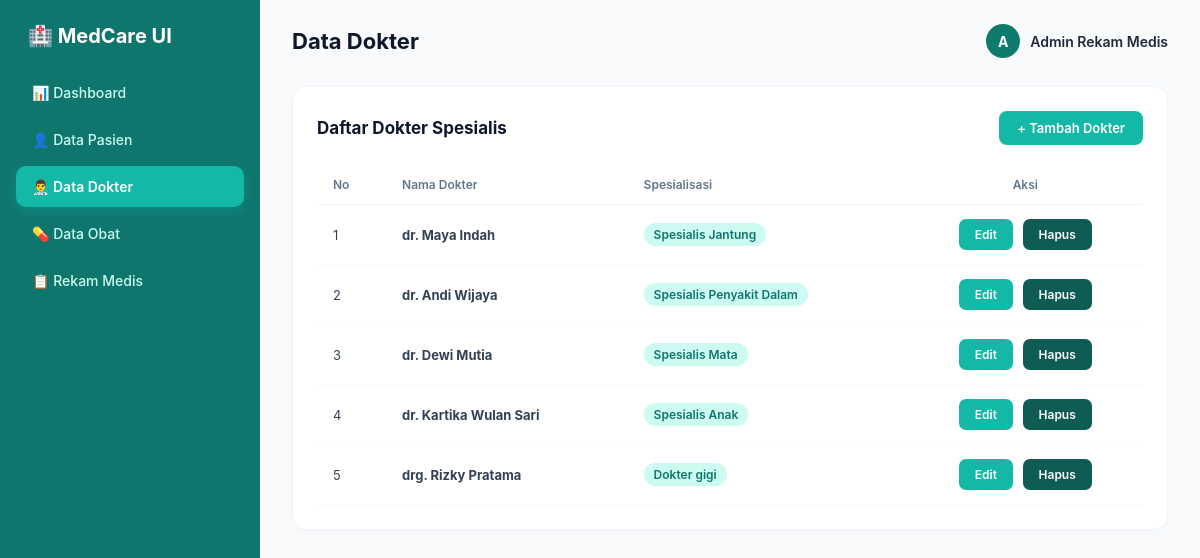
Screenshot of /dokter.php with the database file from the repository.
### tables this page shows
CREATE TABLE `dokter` (
  `id_dokter` int(11) NOT NULL,
  `nama_dokter` varchar(100) NOT NULL,
  `spesialisasi` varchar(50) NOT NULL
);

### dokter.php (the view, shortened to what this page needs)
<?php
include 'koneksi.php';
$query = mysqli_query($koneksi, "SELECT * FROM dokter");
?>
<!DOCTYPE html>
<html lang="id">
<head>
    <link rel="stylesheet" href="style.css?v=5">
</head>
<body>
    <div class="sidebar">
        <div class="brand">🏥 MedCare UI</div>
        <ul class="sidebar-menu">
            <li><a href="index.php">📊 Dashboard</a></li>
            <li><a href="pasien.php">👤 Data Pasien</a></li>
            <li><a href="dokter.php" class="active">👨‍⚕️ Data Dokter</a></li>
            <li><a href="obat.php">💊 Data Obat</a></li>
            <li><a href="rekam_medis.php">📋 Rekam Medis</a></li>
        </ul>
    </div>
    <div class="main-content">
        <div class="top-nav">
            <h1>Data Dokter</h1>
            <div class="user-profile">
                <div class="user-avatar">A</div>
                <span style="font-size: 14px; font-weight: 600;">Admin Rekam Medis</span>
            </div>
        </div>
        <div class="table-container">
            <div class="table-header">
                <h2>Daftar Dokter Spesialis</h2>
                <a href="tambah_dokter.php" class="btn-primary">+ Tambah Dokter</a>
            </div>
            <table>
                <thead>
                    <tr>
                        <th>No</th>
                        <th>Nama Dokter</th>
                        <th>Spesialisasi</th>
                        <th>Aksi</th>
                    </tr>
                </thead>
                <tbody>
                    <?php
                    $no = 1;
                    if ($query && mysqli_num_rows($query) > 0) {
                        while($d = mysqli_fetch_array($query)){
                    ?>
                    <tr>
                        <td><?php echo $no++; ?></td>
                        <td><strong><?php echo $d['nama_dokter']; ?></strong></td>
                        <td><span class="badge-tag"><?php echo $d['spesialisasi']; ?></span></td>
                        <td>
                            <a href="edit_dokter.php?id=<?php echo $d['id_dokter']; ?>" class="btn-edit">Edit</a>
                            <a href="hapus_dokter.php?id=<?php echo $d['id_dokter']; ?>" class="btn-delete" onclick="bukaModalHapus(event, this.href)">Hapus</a>
                        </td>
                    </tr>
                    <?php
                        }
                    } else {
                    ?>
                    <tr>
                        <td colspan="4" style="text-align: center; color: #a3aed0; padding: 20px;">Belum ada data dokter.</td>
                    </tr>
                    <?php } ?>
                </tbody>
            </table>
        </div>
    </div>
</body>
</html>

### style.css (style rules this page uses)
* { margin: 0; padding: 0; box-sizing: border-box; font-family: 'Inter', -apple-system, BlinkMacSystemFont, 'Segoe UI', Roboto, sans-serif; }
body { background-color: #f8fafc; color: #1e293b; display: flex; min-height: 100vh; }
.sidebar { width: 260px; background: #0f766e; color: #ffffff; padding: 24px 16px; display: flex; flex-direction: column; }
.sidebar .brand { font-size: 20px; font-weight: 700; color: #ffffff; margin-bottom: 24px; display: flex; align-items: center; gap: 10px; padding: 0 12px; }
.sidebar-menu { list-style: none; }
.sidebar-menu li { margin-bottom: 6px; }
.sidebar-menu a { display: flex; align-items: center; gap: 12px; padding: 12px 16px; color: #ccfbf1; text-decoration: none; font-weight: 500; font-size: 14px; border-radius: 10px; transition: all 0.2s ease; }
.sidebar-menu a.active { background: #14b8a6; color: #ffffff; font-weight: 600; box-shadow: 0 4px 12px rgba(20, 184, 166, 0.3); }
.main-content { flex: 1; padding: 24px 32px; overflow-y: auto; }
.top-nav { display: flex; justify-content: space-between; align-items: center; margin-bottom: 28px; }
.top-nav h1 { font-size: 22px; font-weight: 700; color: #0f172a; }
.user-profile { display: flex; align-items: center; gap: 10px; }
.user-avatar { width: 34px; height: 34px; border-radius: 50%; background: #0d7a6c; color: #ffffff; display: flex; align-items: center; justify-content: center; font-weight: 700; font-size: 14px; }
.table-container, .form-card { background: #ffffff; border-radius: 14px; padding: 24px; border: 1px solid #f1f5f9; box-shadow: 0px 2px 8px rgba(0, 0, 0, 0.02); }
.table-header { display: flex; justify-content: space-between; align-items: center; margin-bottom: 20px; }
.table-header h2 { font-size: 17px; color: #0f172a; font-weight: 700; }
.btn-primary { background: #14b8a6; color: #ffffff; padding: 9px 18px; border-radius: 8px; text-decoration: none; font-weight: 600; font-size: 13px; transition: 0.2s; border: none; cursor: pointer; }
table { width: 100%; border-collapse: collapse; }
th { text-align: left; padding: 12px 16px; color: #64748b; font-size: 12px; font-weight: 600; border-bottom: 1px solid #f1f5f9; }
td { padding: 14px 16px; font-size: 13px; color: #334155; border-bottom: 1px solid #f8fafc; }
table th:last-child, table td:last-child { text-align: center; white-space: nowrap; }
.badge-tag { background: #ccfbf1; color: #0f766e; padding: 4px 10px; border-radius: 20px; font-size: 12px; font-weight: 600; display: inline-block; }
.btn-edit, .btn-delete { display: inline-block; padding: 8px 16px; border-radius: 7px; font-size: 12px; font-weight: 600; text-decoration: none; color: #ffffff !important; border: none; cursor: pointer; transition: all 0.2s ease; }
.btn-edit { background-color: #14b8a6; margin-right: 6px; }
.btn-delete { background-color: #0f5c54; }

### rows the page displays
dokter: nama_dokter "dr. Maya Indah", spesialisasi "Spesialis Jantung"
dokter: nama_dokter "dr. Andi Wijaya", spesialisasi "Spesialis Penyakit Dalam"
dokter: nama_dokter "dr. Dewi Mutia", spesialisasi "Spesialis Mata"
dokter: nama_dokter "dr. Kartika Wulan Sari", spesialisasi "Spesialis Anak"
dokter: nama_dokter "drg. Rizky Pratama", spesialisasi "Dokter gigi"
